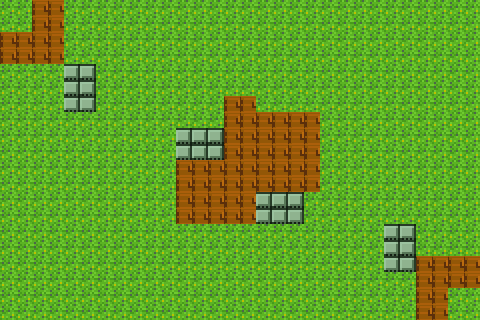

A level layout from a 2D game, rendered from its tile map. Below: a short description, then the map file with its tile-grid data intact:
An orthogonal 30x20 tile map with 16x16 px tiles, 3 tile layers (background, obstacle, brick) and 8 objects.

<map version="1.0" orientation="orthogonal" width="30" height="20" tilewidth="16" tileheight="16">
 <tileset firstgid="1" name="tileset" tilewidth="16" tileheight="16">
  <image source="tileset.png" width="704" height="384" />
 </tileset>
 <layer name="background" width="30" height="20">
  <data encoding="csv">
275,275,275,275,275,275,275,275,275,275,275,275,275,275,275,275,275,275,275,275,275,275,275,275,275,275,275,275,275,275,
275,275,275,275,275,275,275,275,275,275,275,275,275,275,275,275,275,275,275,275,275,275,275,275,275,275,275,275,275,275,
275,275,275,275,275,275,275,275,275,275,275,275,275,275,275,275,275,275,275,275,275,275,275,275,275,275,275,275,275,275,
275,275,275,275,275,275,275,275,275,275,275,275,275,275,275,275,275,275,275,275,275,275,275,275,275,275,275,275,275,275,
275,275,275,275,275,275,275,275,275,275,275,275,275,275,275,275,275,275,275,275,275,275,275,275,275,275,275,275,275,275,
275,275,275,275,275,275,275,275,275,275,275,275,275,275,275,275,275,275,275,275,275,275,275,275,275,275,275,275,275,275,
275,275,275,275,275,275,275,275,275,275,275,275,275,275,275,275,275,275,275,275,275,275,275,275,275,275,275,275,275,275,
275,275,275,275,275,275,275,275,275,275,275,275,275,275,275,275,275,275,275,275,275,275,275,275,275,275,275,275,275,275,
275,275,275,275,275,275,275,275,275,275,275,275,275,275,275,275,275,275,275,275,275,275,275,275,275,275,275,275,275,275,
275,275,275,275,275,275,275,275,275,275,275,275,275,275,275,275,275,275,275,275,275,275,275,275,275,275,275,275,275,275,
275,275,275,275,275,275,275,275,275,275,275,275,275,275,275,275,275,275,275,275,275,275,275,275,275,275,275,275,275,275,
275,275,275,275,275,275,275,275,275,275,275,275,275,275,275,275,275,275,275,275,275,275,275,275,275,275,275,275,275,275,
275,275,275,275,275,275,275,275,275,275,275,275,275,275,275,275,275,275,275,275,275,275,275,275,275,275,275,275,275,275,
275,275,275,275,275,275,275,275,275,275,275,275,275,275,275,275,275,275,275,275,275,275,275,275,275,275,275,275,275,275,
275,275,275,275,275,275,275,275,275,275,275,275,275,275,275,275,275,275,275,275,275,275,275,275,275,275,275,275,275,275,
275,275,275,275,275,275,275,275,275,275,275,275,275,275,275,275,275,275,275,275,275,275,275,275,275,275,275,275,275,275,
275,275,275,275,275,275,275,275,275,275,275,275,275,275,275,275,275,275,275,275,275,275,275,275,275,275,275,275,275,275,
275,275,275,275,275,275,275,275,275,275,275,275,275,275,275,275,275,275,275,275,275,275,275,275,275,275,275,275,275,275,
275,275,275,275,275,275,275,275,275,275,275,275,275,275,275,275,275,275,275,275,275,275,275,275,275,275,275,275,275,275,
275,275,275,275,275,275,275,275,275,275,275,275,275,275,275,275,275,275,275,275,275,275,275,275,275,275,275,275,275,275
</data>
 </layer>
 <layer name="obstacle" width="30" height="20">
  <data encoding="csv">
0,0,0,0,0,0,0,0,0,0,0,0,0,0,0,0,0,0,0,0,0,0,0,0,0,0,0,0,0,0,
0,0,0,0,0,0,0,0,0,0,0,0,0,0,0,0,0,0,0,0,0,0,0,0,0,0,0,0,0,0,
0,0,0,0,0,0,0,0,0,0,0,0,0,0,0,0,0,0,0,0,0,0,0,0,0,0,0,0,0,0,
0,0,0,0,0,0,0,0,0,0,0,0,0,0,0,0,0,0,0,0,0,0,0,0,0,0,0,0,0,0,
0,0,0,0,269,269,0,0,0,0,0,0,0,0,0,0,0,0,0,0,0,0,0,0,0,0,0,0,0,0,
0,0,0,0,269,269,0,0,0,0,0,0,0,0,0,0,0,0,0,0,0,0,0,0,0,0,0,0,0,0,
0,0,0,0,269,269,0,0,0,0,0,0,0,0,0,0,0,0,0,0,0,0,0,0,0,0,0,0,0,0,
0,0,0,0,0,0,0,0,0,0,0,0,0,0,0,0,0,0,0,0,0,0,0,0,0,0,0,0,0,0,
0,0,0,0,0,0,0,0,0,0,0,269,269,269,0,0,0,0,0,0,0,0,0,0,0,0,0,0,0,0,
0,0,0,0,0,0,0,0,0,0,0,269,269,269,0,0,0,0,0,0,0,0,0,0,0,0,0,0,0,0,
0,0,0,0,0,0,0,0,0,0,0,0,0,0,0,0,0,0,0,0,0,0,0,0,0,0,0,0,0,0,
0,0,0,0,0,0,0,0,0,0,0,0,0,0,0,0,0,0,0,0,0,0,0,0,0,0,0,0,0,0,
0,0,0,0,0,0,0,0,0,0,0,0,0,0,0,0,269,269,269,0,0,0,0,0,0,0,0,0,0,0,
0,0,0,0,0,0,0,0,0,0,0,0,0,0,0,0,269,269,269,0,0,0,0,0,0,0,0,0,0,0,
0,0,0,0,0,0,0,0,0,0,0,0,0,0,0,0,0,0,0,0,0,0,0,0,269,269,0,0,0,0,
0,0,0,0,0,0,0,0,0,0,0,0,0,0,0,0,0,0,0,0,0,0,0,0,269,269,0,0,0,0,
0,0,0,0,0,0,0,0,0,0,0,0,0,0,0,0,0,0,0,0,0,0,0,0,269,269,0,0,0,0,
0,0,0,0,0,0,0,0,0,0,0,0,0,0,0,0,0,0,0,0,0,0,0,0,0,0,0,0,0,0,
0,0,0,0,0,0,0,0,0,0,0,0,0,0,0,0,0,0,0,0,0,0,0,0,0,0,0,0,0,0,
0,0,0,0,0,0,0,0,0,0,0,0,0,0,0,0,0,0,0,0,0,0,0,0,0,0,0,0,0,0
</data>
 </layer>
 <layer name="brick" width="30" height="20">
  <data encoding="csv">
0,0,183,183,0,0,0,0,0,0,0,0,0,0,0,0,0,0,0,0,0,0,0,0,0,0,0,0,0,0,
0,0,183,183,0,0,0,0,0,0,0,0,0,0,0,0,0,0,0,0,0,0,0,0,0,0,0,0,0,0,
183,183,183,183,0,0,0,0,0,0,0,0,0,0,0,0,0,0,0,0,0,0,0,0,0,0,0,0,0,0,
183,183,183,183,0,0,0,0,0,0,0,0,0,0,0,0,0,0,0,0,0,0,0,0,0,0,0,0,0,0,
0,0,0,0,0,0,0,0,0,0,0,0,0,0,0,0,0,0,0,0,0,0,0,0,0,0,0,0,0,0,
0,0,0,0,0,0,0,0,0,0,0,0,0,0,0,0,0,0,0,0,0,0,0,0,0,0,0,0,0,0,
0,0,0,0,0,0,0,0,0,0,0,0,0,0,183,183,0,0,0,0,0,0,0,0,0,0,0,0,0,0,
0,0,0,0,0,0,0,0,0,0,0,0,0,0,183,183,183,183,183,183,0,0,0,0,0,0,0,0,0,0,
0,0,0,0,0,0,0,0,0,0,0,0,0,0,183,183,183,183,183,183,0,0,0,0,0,0,0,0,0,0,
0,0,0,0,0,0,0,0,0,0,0,0,0,0,183,183,183,183,183,183,0,0,0,0,0,0,0,0,0,0,
0,0,0,0,0,0,0,0,0,0,0,183,183,183,183,183,183,183,183,183,0,0,0,0,0,0,0,0,0,0,
0,0,0,0,0,0,0,0,0,0,0,183,183,183,183,183,183,183,183,183,0,0,0,0,0,0,0,0,0,0,
0,0,0,0,0,0,0,0,0,0,0,183,183,183,183,183,0,0,0,0,0,0,0,0,0,0,0,0,0,0,
0,0,0,0,0,0,0,0,0,0,0,183,183,183,183,183,0,0,0,0,0,0,0,0,0,0,0,0,0,0,
0,0,0,0,0,0,0,0,0,0,0,0,0,0,0,0,0,0,0,0,0,0,0,0,0,0,0,0,0,0,
0,0,0,0,0,0,0,0,0,0,0,0,0,0,0,0,0,0,0,0,0,0,0,0,0,0,0,0,0,0,
0,0,0,0,0,0,0,0,0,0,0,0,0,0,0,0,0,0,0,0,0,0,0,0,0,0,183,183,183,183,
0,0,0,0,0,0,0,0,0,0,0,0,0,0,0,0,0,0,0,0,0,0,0,0,0,0,183,183,183,183,
0,0,0,0,0,0,0,0,0,0,0,0,0,0,0,0,0,0,0,0,0,0,0,0,0,0,183,183,0,0,
0,0,0,0,0,0,0,0,0,0,0,0,0,0,0,0,0,0,0,0,0,0,0,0,0,0,183,183,0,0
</data>
 </layer>
 <objectgroup name="colision" width="30" height="20">
  <object x="64" y="64" width="32" height="48" />
  <object x="176" y="128" width="48" height="32" />
  <object x="256" y="192" width="48" height="32" />
  <object x="384" y="224" width="32" height="48" />
 </objectgroup>
 <objectgroup color="#ff0000" name="spawn" width="30" height="20">
  <object x="64" y="0" width="32" height="32" />
  <object x="384" y="288" width="32" height="32" />
 </objectgroup>
 <objectgroup color="#0000ff" name="bot" width="30" height="20">
  <object x="0" y="288" width="32" height="32" />
  <object x="448" y="0" width="32" height="32" />
 </objectgroup>
</map>
